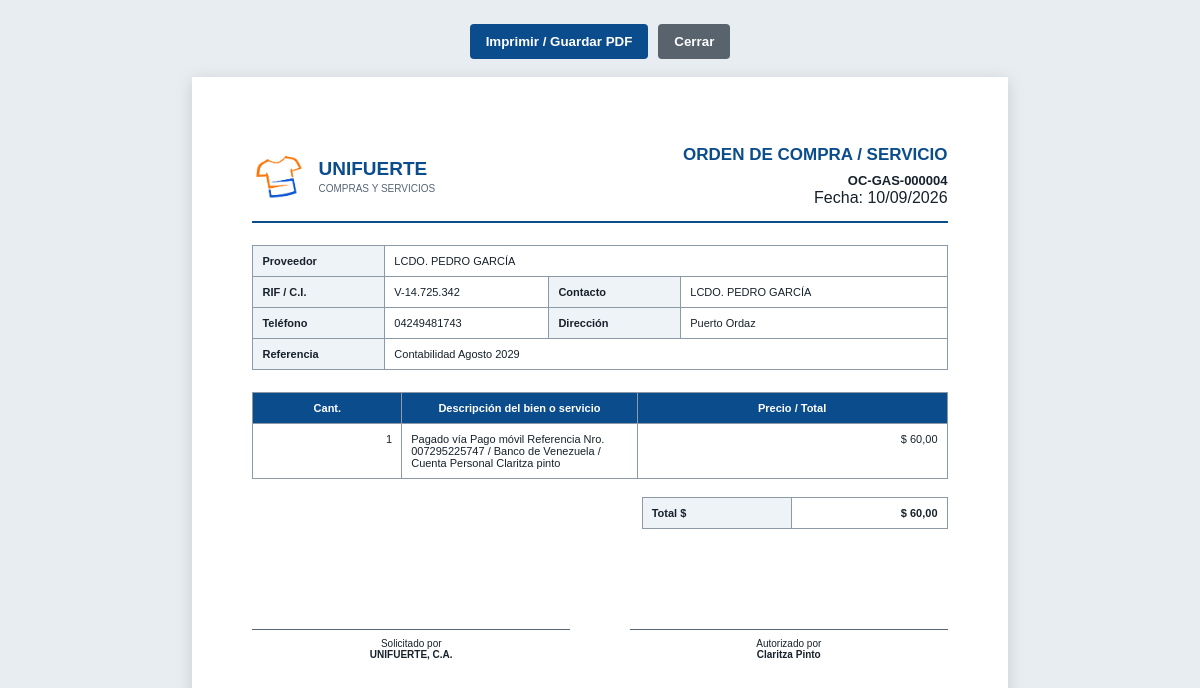
Page /crud/inventario/imprimir_orden_compra_gasto.php?id=4 (signed in) on the committed database.
### tables this page shows
CREATE TABLE `gastos_servicios` (
  `id` int(11) NOT NULL,
  `id_proveedor` int(11) NOT NULL,
  `fecha` date DEFAULT NULL,
  `factura` varchar(100) DEFAULT NULL,
  `descripcion` text DEFAULT NULL,
  `concepto_pdf` text DEFAULT NULL,
  `monto_total` decimal(10,2) DEFAULT 0.00,
  `monto_pagado` decimal(10,2) DEFAULT 0.00,
  `estado_pago` varchar(50) DEFAULT 'Sin Pagar',
  `fecha_registro` datetime DEFAULT current_timestamp(),
  `moneda` varchar(10) DEFAULT 'USD',
  `tasa_bcv` decimal(15,4) DEFAULT 0.0000,
  `monto_bs` decimal(15,2) DEFAULT 0.00,
  `monto_usd` decimal(15,2) DEFAULT 0.00
);

CREATE TABLE `provedor` (
  `ID` int(11) NOT NULL,
  `nombre` varchar(255) DEFAULT NULL,
  `contacto` varchar(255) DEFAULT NULL,
  `tlf` varchar(50) DEFAULT NULL,
  `flete_internacional` decimal(10,2) DEFAULT NULL,
  `ubicacion` varchar(255) DEFAULT NULL,
  `RIF_cedula` varchar(50) DEFAULT NULL,
  `descripcion` text DEFAULT NULL,
  `nro_cuenta` varchar(100) DEFAULT '',
  `tipo_proveedor` varchar(100) DEFAULT 'General',
  `pm_cedula` varchar(50) DEFAULT '',
  `pm_telefono` varchar(50) DEFAULT '',
  `pm_banco` varchar(100) DEFAULT '',
  `servicio_ofrecido` varchar(150) DEFAULT '',
  `tipo_cuenta` varchar(50) DEFAULT ''
);

### crud/inventario/imprimir_orden_compra_gasto.php (the view, shortened to what this page needs)
<?php
require_once '../../conexion.php';
$idGasto = filter_var($_GET['id'] ?? 0, FILTER_VALIDATE_INT, ['options' => ['min_range' => 1]]);
$resultado = mysqli_query($conexion, "
    SELECT g.*, p.nombre AS proveedor_nombre, p.RIF_cedula AS proveedor_rif,
           p.contacto AS proveedor_contacto, p.tlf AS proveedor_telefono,
           p.ubicacion AS proveedor_direccion
    FROM gastos_servicios g
    LEFT JOIN provedor p ON p.ID = g.id_proveedor
    WHERE g.id = $idGasto
    LIMIT 1
");
$gasto = mysqli_fetch_assoc($resultado);
function htmlOrdenGasto($valor): string {
    return htmlspecialchars((string)($valor ?? ''), ENT_QUOTES, 'UTF-8');
}
function dineroOrdenGasto($valor): string {
    return number_format((float)$valor, 2, ',', '.');
}
$numeroOrden = 'OC-GAS-' . str_pad((string)$idGasto, 6, '0', STR_PAD_LEFT);
$fechaOrden = !empty($gasto['fecha']) ? date('d/m/Y', strtotime($gasto['fecha'])) : date('d/m/Y');
$moneda = strtoupper((string)($gasto['moneda'] ?? 'USD')) === 'BS' ? 'Bs' : '$';
?>
<!DOCTYPE html>
<html lang="es">
<head>
</head>
<body>
    <div class="toolbar">
        <button type="button" onclick="window.print()">Imprimir / Guardar PDF</button>
        <button class="close" type="button" onclick="window.close()">Cerrar</button>
    </div>
    <main class="document">
        <header class="top">
            <div class="brand">
                <img src="../../img/camisa.jpg" alt="Unifuerte">
                <div><h1>UNIFUERTE</h1><p>COMPRAS Y SERVICIOS</p></div>
            </div>
            <div class="order-number">
                <h2>ORDEN DE COMPRA / SERVICIO</h2>
                <strong><?= htmlOrdenGasto($numeroOrden) ?></strong><br>
                <span>Fecha: <?= htmlOrdenGasto($fechaOrden) ?></span>
            </div>
        </header>
        <table class="supplier">
            <tr><th>Proveedor</th><td colspan="3"><?= htmlOrdenGasto($gasto['proveedor_nombre'] ?? 'Proveedor no disponible') ?></td></tr>
            <tr><th>RIF / C.I.</th><td><?= htmlOrdenGasto($gasto['proveedor_rif'] ?? '') ?></td><th>Contacto</th><td><?= htmlOrdenGasto($gasto['proveedor_contacto'] ?? '') ?></td></tr>
            <tr><th>Teléfono</th><td><?= htmlOrdenGasto($gasto['proveedor_telefono'] ?? '') ?></td><th>Dirección</th><td><?= htmlOrdenGasto($gasto['proveedor_direccion'] ?? '') ?></td></tr>
            <tr><th>Referencia</th><td colspan="3"><?= htmlOrdenGasto($gasto['factura'] ?? '') ?: 'S/N' ?></td></tr>
        </table>
        <table class="items">
            <thead><tr><th style="width: 12%;">Cant.</th><th>Descripción del bien o servicio</th><th style="width: 25%;">Precio / Total</th></tr></thead>
            <tbody><tr><td class="amount">1</td><td><?= nl2br(htmlOrdenGasto($gasto['descripcion'] ?? '')) ?></td><td class="amount"><?= $moneda ?> <?= dineroOrdenGasto($gasto['monto_total']) ?></td></tr></tbody>
        </table>
        <table class="summary">
            <tr><th>Total <?= htmlOrdenGasto($moneda) ?></th><td><?= $moneda ?> <?= dineroOrdenGasto($gasto['monto_total']) ?></td></tr>
        </table>
        <div class="signatures"><div>Solicitado por<br><strong>UNIFUERTE, C.A.</strong></div><div>Autorizado por<br><strong>Claritza Pinto</strong></div></div>
    </main>
</body>
</html>

### crud/inventario/imprimir_orden_compra_gasto.php (style rules this page uses)
* { box-sizing: border-box; }
body { margin: 0; padding: 24px; background: #e8edf2; color: #17212b; font-family: Arial, sans-serif; }
.toolbar { display: flex; justify-content: center; gap: 10px; margin: 0 auto 18px; }
.toolbar button { border: 0; border-radius: 4px; padding: 10px 16px; color: #fff; background: #0b4c8c; font-weight: 700; cursor: pointer; }
.toolbar .close { background: #59636e; }
.document { width: 8.5in; min-height: 11in; margin: auto; padding: 18mm 16mm; background: #fff; box-shadow: 0 3px 16px #0002; }
.top { display: flex; justify-content: space-between; align-items: center; border-bottom: 2px solid #0b4c8c; padding-bottom: 14px; }
.brand { display: flex; align-items: center; gap: 12px; color: #0b4c8c; }
.brand img { width: 54px; height: 54px; object-fit: contain; }
.brand h1 { margin: 0; font-size: 19px; }
.brand p { margin: 3px 0 0; color: #586575; font-size: 10px; }
.order-number { text-align: right; }
.order-number h2 { margin: 0 0 6px; color: #0b4c8c; font-size: 17px; }
.order-number strong { font-size: 13px; }
.supplier { width: 100%; margin: 22px 0; border-collapse: collapse; }
.supplier th, .supplier td, .items th, .items td { border: 1px solid #8c9aa8; padding: 9px; font-size: 11px; text-align: left; vertical-align: top; }
.supplier th, .items th { width: 19%; background: #eef3f7; }
.items { width: 100%; border-collapse: collapse; }
.items thead th { background: #0b4c8c; color: #fff; text-align: center; }
.items .amount { text-align: right; white-space: nowrap; }
.summary { width: 44%; margin: 18px 0 0 auto; border-collapse: collapse; }
.summary th, .summary td { border: 1px solid #8c9aa8; padding: 9px; font-size: 11px; }
.summary th { background: #eef3f7; text-align: left; }
.summary td { text-align: right; font-weight: 700; }
.signatures { display: grid; grid-template-columns: 1fr 1fr; gap: 60px; margin-top: 100px; text-align: center; font-size: 10px; }
.signatures div { border-top: 1px solid #586575; padding-top: 8px; }

### rows in the picture
gastos_servicios: fecha "10/09/2026", provedor.nombre "LCDO. PEDRO GARCÍA", provedor.RIF_cedula "V-14.725.342", provedor.contacto "LCDO. PEDRO GARCÍA", provedor.tlf "04249481743", provedor.ubicacion "Puerto Ordaz", factura "Contabilidad Agosto 2029", descripcion "Pagado vía Pago móvil Referencia Nro. 007295225747 / Banco de Venezuela / Cuenta Personal Claritza pinto", moneda "$", monto_total "60,00"

### other values in the picture
htmlOrdenGasto($numeroOrden) "OC-GAS-000004"
